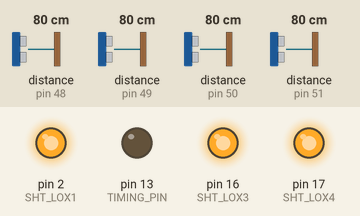
Recording of a sketch running on a simulated Arduino Uno, built with avr-gcc and run on an emulated ATmega328P. Shown: output pins drawn as LEDs (lit = HIGH). The test bench sets the inputs (shaded band); at power-on: distance to the obstacle (sensors on pin 48, pin 49, pin 50, pin 51) 80 cm. Pins used as bus, display or sensor lines are not drawn; what the sketch prints to the serial monitor is not drawn.

Above: at 0.1 s.
Timing chart, 0 to 1.6 s (numbered marks = the images above):
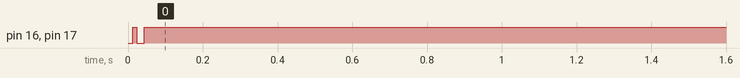

The sketch:

VL6180x_four.ino
```cpp
// (licence header left out)
#include <Adafruit_VL6180X.h>
#include "Wire.h"
#include <ArduinoJson.hpp>
#include <ArduinoJson.h>

// address we will assign if dual sensor is present
#define LOX1_ADDRESS 0x30
#define LOX2_ADDRESS 0x31
#define LOX3_ADDRESS 0x32
#define LOX4_ADDRESS 0x33

// set the pins to shutdown
#define SHT_LOX1 2
#define SHT_LOX2 0
#define SHT_LOX3 16
#define SHT_LOX4 17

// Optional define GPIO pins to check to see if complete
//#define GPIO_LOX1 11
//#define GPIO_LOX2 10
//#define GPIO_LOX3 9
//#define GPIO_LOX4 8

#define TIMING_PIN 13

// objects for the VL6180X
Adafruit_VL6180X lox1 = Adafruit_VL6180X();
Adafruit_VL6180X lox2 = Adafruit_VL6180X();
Adafruit_VL6180X lox3 = Adafruit_VL6180X();
Adafruit_VL6180X lox4 = Adafruit_VL6180X();


// Setup mode for doing reads
typedef enum {RUN_MODE_DEFAULT, RUN_MODE_TIMED, RUN_MODE_ASYNC, RUN_MODE_GPIO, RUN_MODE_CONT} runmode_t;

runmode_t run_mode = RUN_MODE_DEFAULT;
uint8_t show_command_list = 1;

//==========================================================================
// Define some globals used in the continuous range mode
// Note: going to start table drive this part, may back up and do the rest later
Adafruit_VL6180X *sensors[] = {&lox1, &lox2, &lox3, &lox4};
const uint8_t COUNT_SENSORS = sizeof(sensors) / sizeof(sensors[0]);
//const int sensor_gpios[COUNT_SENSORS] = {GPIO_LOX1, GPIO_LOX2, GPIO_LOX3, GPIO_LOX4}; // if any are < 0 will poll instead
uint8_t  tempRange;
double          sensor_ranges[COUNT_SENSORS];
uint8_t         sensor_status[COUNT_SENSORS];
// Could do with uint8_t for 8 sensors, but just in case...
const uint16_t  ALL_SENSORS_PENDING = ((1 << COUNT_SENSORS) - 1);
uint16_t        sensors_pending = ALL_SENSORS_PENDING;
uint32_t        sensor_last_cycle_time;


// More variables declaration

long time1 = 0.0;
long time2 = 0.0;
double f = 0.0;

const int buffer_size = 3;
uint8_t buffer[buffer_size][COUNT_SENSORS];
int buffer_index = 0;

double sensor_corr_tab[COUNT_SENSORS][24] = {{12.5, 14, 21.5, 24, 27, 28.5, 33.5, 36, 42.5, 45.5, 52.5, 58, 64, 69, 74.5, 80, 84.5, 88.5, 94.5, 99, 103, 108, 112.5, 116},
                                            {28, 29, 30.5, 32, 36, 38.5, 42, 45, 51, 56, 62, 66, 71.5, 76, 81.5, 86, 91, 97, 101, 106.5, 111, 115, 119, 124},
                                            {1, 2.5, 6, 11, 14, 18.5, 25, 29, 33, 37, 43, 50, 53.5, 59, 64, 68, 72.5, 78, 82, 83, 88.5, 90, 94, 99},
                                            {3, 6, 16.5, 21.5, 24, 26, 29, 33, 36, 41, 43, 48, 53, 58, 61.5, 67, 71.5, 78, 82, 87, 91.5, 95, 99, 103.5}};


/*
    Reset all sensors by setting all of their XSHUT pins low for delay(10), then set all XSHUT high to bring out of reset
    Keep sensor #1 awake by keeping XSHUT pin high
    Put all other sensors into shutdown by pulling XSHUT pins low
    Initialize sensor #1 with lox.begin(new_i2c_address) Pick any number but 0x29 and it must be under 0x7F. Going with 0x30 to 0x3F is probably OK.
    Keep sensor #1 awake, and now bring sensor #2 out of reset by setting its XSHUT pin high.
    Initialize sensor #2 with lox.begin(new_i2c_address) Pick any number but 0x29 and whatever you set the first sensor to
*/
void setID() {
  Serial.println("Setting ID init");
  // all reset
  digitalWrite(SHT_LOX1, LOW);
  digitalWrite(SHT_LOX2, LOW);
  digitalWrite(SHT_LOX3, LOW);
  digitalWrite(SHT_LOX4, LOW);

  delay(10);

  // all unreset
  digitalWrite(SHT_LOX1, HIGH);
  digitalWrite(SHT_LOX2, HIGH);
  digitalWrite(SHT_LOX3, HIGH);
  digitalWrite(SHT_LOX4, HIGH);

  delay(10);

  // all deactivated
  digitalWrite(SHT_LOX1, LOW);
  digitalWrite(SHT_LOX2, LOW);
  digitalWrite(SHT_LOX3, LOW);
  digitalWrite(SHT_LOX4, LOW);

  // init all sensors
  init_VL6180X(lox1,SHT_LOX1,LOX1_ADDRESS);
  init_VL6180X(lox2,SHT_LOX2,LOX2_ADDRESS);
  init_VL6180X(lox3,SHT_LOX3,LOX3_ADDRESS);
  init_VL6180X(lox4,SHT_LOX4,LOX4_ADDRESS);

  Serial.println(F("All VL6180X sensors are ready"));
  delay(1000);


}

void init_VL6180X(Adafruit_VL6180X &vl, int sht_pin, int address)
{
  digitalWrite(sht_pin, HIGH);
  // initing vl
  while (!vl.begin()) {

    Serial.print(F("Failed to boot VL6180X at address 0x"));
    Serial.println(address,HEX);

    delay(100);
  }
  vl.setAddress(address);

  //vl.write8(0x0011, 0x10); // SYSTEM__MODE_GPIO1 // NO TOCAR
  //vl.write8(0x10a,48); // READOUT__AVERAGING_SAMPLE_PERIOD // IMPORTANTE
  // vl.write8(0x0024,0x00); // SYSRANGE__PART_TO_PART_RANGE_OFFSET // IMPORTANTE
  // vl.write8(0x003f, 0x46); // SYSALS__ANALOGUE_GAIN // NO RELEVANTE
  // vl.write8(0x0031, 0xFF); // SYSRANGE__VHV_REPEAT_RATE // Recalibracion // NO TOCAR
  // vl.write8(0x002e, 0x01); // SYSRANGE__VHV_RECALIBRATE // Recalibracion // NO TOCAR
  // vl.write8(0x0040, 0x63); // SYSALS__INTEGRATION_PERIOD // IMPORTANTE
  // vl.write8(0x001B,0x09); // SYSRANGE__INTERMEASUREMENT_PERIOD // NO RELEVANTE, solo para modo continuo
  // vl.write8(0x003e, 0x31); // SYSALS__INTERMEASUREMENT_PERIOD // NO RELEVANTE
  // vl.write8(0x0014, 0x24); // SYSTEM__INTERRUPT_CONFIG_GPIO // NO RELEVANTE

  Serial.print(F("Sensor VL6180X at address 0x"));
  Serial.print(address,HEX);
  Serial.println(F(" is set up!"));

  delay(10);
  //digitalWrite(sht_pin, LOW);

}

void readSensor(Adafruit_VL6180X &vl) {

  //Serial.println("Reading lux");
  //float lux = vl.readLux(VL6180X_ALS_GAIN_10);

  //Serial.println("Reading range");
  uint8_t range = vl.readRange();

  // Serial.println("Reading status");
  // uint8_t status = vl.readRangeStatus();

  tempRange = range;
  /*if (status == VL6180X_ERROR_NONE) {
      tempRange = range;//save it for the moment
  }*/

  // Some error occurred, print it out!

  /*if  ((status >= VL6180X_ERROR_SYSERR_1) && (status <= VL6180X_ERROR_SYSERR_5)) {
    //Serial.print("(System error)");
  }
  else if (status == VL6180X_ERROR_ECEFAIL) {
    //Serial.print("(ECE failure)");
  }
  else if (status == VL6180X_ERROR_NOCONVERGE) {
    //Serial.print("(No convergence)");
  }
  else if (status == VL6180X_ERROR_RANGEIGNORE) {
    //Serial.print("(Ignoring range)");
  }
  else if (status == VL6180X_ERROR_SNR) {
    //Serial.print("Signal/Noise error");
  }
  else if (status == VL6180X_ERROR_RAWUFLOW) {
    //Serial.print("Raw reading underflow");
  }
  else if (status == VL6180X_ERROR_RAWOFLOW) {
    //Serial.print("Raw reading overflow");
  }
  else if (status == VL6180X_ERROR_RANGEUFLOW) {
    //Serial.print("Range reading underflow");
  }
  else if (status == VL6180X_ERROR_RANGEOFLOW) {
    //Serial.print("Range reading overflow");
  }*/
}

void read_sensors() {
  double range = 0;
  //Serial.println("Reading sensor 1");
  readSensor(lox1);
  //range = tempRange*0.988;
  buffer[buffer_index][0] = tempRange;//save it now
  sensor_ranges[0] = sensor_adjust(0,range_average(0));//round(range_average(0));

  readSensor(lox2);
  //range = tempRange*1.04;
  buffer[buffer_index][1] = tempRange; //save it now
  sensor_ranges[1] = sensor_adjust(1,range_average(1));//round(range_average(1));

  readSensor(lox3);
  //range = pow(tempRange*1.0,2)*0.002 + tempRange; // Adjust range
  buffer[buffer_index][2] = tempRange; //save it now
  sensor_ranges[2] = sensor_adjust(2,range_average(2));//round(range_average(2));//

  readSensor(lox4);
  //range = tempRange*1.169; // Adjust range
  buffer[buffer_index][3] = tempRange; //save it now
  sensor_ranges[3] = sensor_adjust(3,range_average(3));//round(range_average(3));//

  buffer_index++;
  if (buffer_index >= buffer_size)
  {
    buffer_index = 0;
  }

  Serial.println();
}

double range_average(int num_sensor)
{
  long sum = 0;
  for (int i = 0; i < buffer_size; i++)
  {
    sum += (long)buffer[i][num_sensor];
  }
  return (double)(sum*1.0/buffer_size);
}

double sensor_adjust(int num_sensor, double range)
{
  int ind_min = linearSearch(num_sensor,range);
  double range_diff = sensor_corr_tab[num_sensor][ind_min] - range;
  int ind_1,ind_2;
  double val1,val2;
  double interp;

  ind_1 = ind_min;
  ind_2 = ind_min;

  // Serial.print("ind_min: ");
  // Serial.println(ind_min);
  // Serial.print("sensor_corr_tab[num_sensor][ind_min]: ");
  // Serial.println(+sensor_corr_tab[num_sensor][ind_min]);
  // Serial.print("range: ");
  // Serial.println(range);
  // Serial.print("range_diff: ");
  // Serial.println(range_diff);

  if(range_diff == 0)
  {
    // Serial.println("range_diff == 0");
    return ind_min*5.0;
  }
  else if(range_diff > 0)
  {
    // Serial.println("range_diff > 0");
    if(ind_min < 0)
    {
      ind_1 -= 1;
      // ind_2 = ind_min;
      val1 = sensor_corr_tab[num_sensor][ind_1];
      val2 = sensor_corr_tab[num_sensor][ind_2];
      interp = (ind_1*1.0 + (range-val1)*1.0/(val2-val1))*5.0;
      return interp;
    }
    else
    {
      return ind_min*5.0;
    }

  }
  else if(range_diff < 0)
  {
    // Serial.println("range_diff < 0");
    if(ind_min < 24-1)
    {
      // ind_1 = ind_min;
      ind_2 += 1;
      val1 = sensor_corr_tab[num_sensor][ind_1];
      val2 = sensor_corr_tab[num_sensor][ind_2];
      interp = (ind_1*1.0 + (range-val1)*1.0/(val2-val1))*5.0;
      // Serial.print("val1: ");
      // Serial.println(val1);
      // Serial.print("val2: ");
      // Serial.println(val2);
      // Serial.print("interp: ");
      // Serial.println(interp);
      return interp;
    }
    else
    {
      return ind_min*5.0;
    }
  }
}

int linearSearch(int num_sensor, double range)
{
  double min = abs(sensor_corr_tab[num_sensor][0] - range);
  int ind_min = 0;
  double range_diff;
  for(int i = 0; i < 24 - 1;i++)
  {
    range_diff = abs(sensor_corr_tab[num_sensor][i] - range);
    if(range_diff < min)
    {
      ind_min = i;
      min = range_diff;
    }
  }
  return ind_min;
}

double calculate_frec(long time1, long time2)
{
  f = (double)1000000.0/(time2-time1);
  // Serial.println();
  // Serial.print("Times: ");
  // Serial.print(time1,4);
  // Serial.print(",");
  // Serial.print(time2,4);
  // Serial.print(",");
  Serial.print("Frec: ");
  Serial.println(f,6);
  return f;
}

void ranges_SerialPrint()
{
  for(int i = 0; i < COUNT_SENSORS; i++)
  {
    //Serial.print("Sensor ");
    //Serial.print(i);
    //Serial.print(" :");
    String str_ranges = String(sensor_ranges[i],1);
    Serial.print(str_ranges);

    // Serial.print("mm");
    if(i==COUNT_SENSORS) Serial.println();
    else Serial.print(",");
  }
}

String json;
StaticJsonDocument<300> doc;

void SerializeObject(long time1, long time2)
{
    doc["t1"] = time1;
    doc["t2"] = time2;
    doc["s1"] = String(sensor_ranges[0],1);
    doc["s2"] = String(sensor_ranges[1],1);
    doc["s3"] = String(sensor_ranges[2],1);
    doc["s4"] = String(sensor_ranges[3],1);

    serializeJson(doc, json);
}


//===============================================================
// Setup
//===============================================================
void setup() {
  Serial.begin(115200);

  // wait until serial port opens for native USB devices
  while (! Serial) {
    delay(1);
  }

  pinMode(SHT_LOX1, OUTPUT);
  pinMode(SHT_LOX2, OUTPUT);
  pinMode(SHT_LOX3, OUTPUT);
  pinMode(SHT_LOX4, OUTPUT);


  // Enable timing pin so easy to see when pass starts and ends
  pinMode(TIMING_PIN, OUTPUT);

#ifdef GPIO_LOX1
  // If we defined GPIO pins, enable them as PULL UP
  pinMode(GPIO_LOX1, INPUT_PULLUP);
  pinMode(GPIO_LOX2, INPUT_PULLUP);
  pinMode(GPIO_LOX3, INPUT_PULLUP);
  pinMode(GPIO_LOX4, INPUT_PULLUP);

#endif

  Serial.println("Shutdown pins inited...");

  digitalWrite(SHT_LOX1, LOW);
  digitalWrite(SHT_LOX2, LOW);
  digitalWrite(SHT_LOX3, LOW);
  digitalWrite(SHT_LOX4, LOW);

  digitalWrite(TIMING_PIN, LOW);
  Serial.println("All in reset mode...(pins are low)");


  Serial.println("Starting...");
  Serial.println();
  setID();
  Wire.begin();

}

String str_ranges;

//===============================================================
// Loop
//===============================================================
void loop() {
  //Serial.print("Reading ");
  //Serial.print(COUNT_SENSORS);
  //Serial.println(" sensors");
  time1 = micros();
  read_sensors();
  time2 = micros();
  //calculate_frec(time1,time2);


  ranges_SerialPrint();

  // SerializeObject(time1,time2);
  Serial.print(json);

  // delay(1000);
}
```
